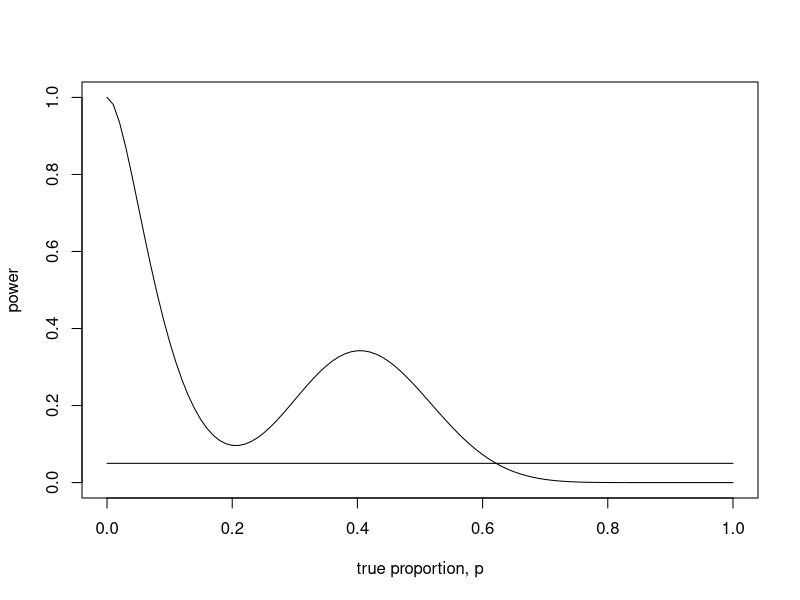

Generate this figure with R:
n=21
beta<-function(p){
  return(
    choose(n,0)*p^0*(1-p)^(n-0)+
      choose(n,1)*p^1*(1-p)^(n-1)+
      choose(n,8)*p^8*(1-p)^(n-8)+
      choose(n,9)*p^9*(1-p)^(n-9)
  )
}
pvals<-seq(0,1,0.01)
betavec<-beta(pvals)
plot(pvals,betavec,type='l',xlab="true proportion, p",ylab="power")
lines(c(0,1),c(0.05,0.05))